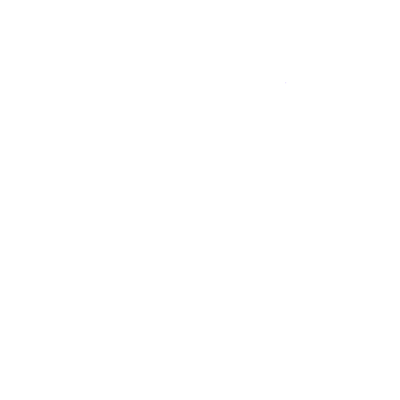
Frame 1 (no input)
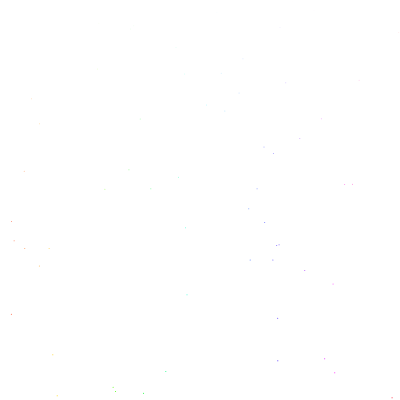
Frame 60 (no input)
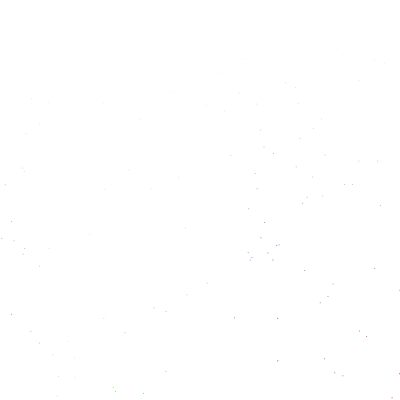
Frame 120 (the mouse pressed at the canvas centre since frame 60)

The p5.js sketch that drew these frames (run headless with seeded random() and noise() and a simulated clock; from frame 60 on, the mouse is pressed at the canvas centre):

// p5.js sketch
// ── sketch.js
function setup() {
  createCanvas(400, 400);
  colorMode(HSB, width, height, 100);
}

function draw() {
  for (var i=0; i< 100; i++ ); {   
  var x = random(width);
  var y = random(height);

  stroke(x, y, 100);
  point(x, y);
  }
}
